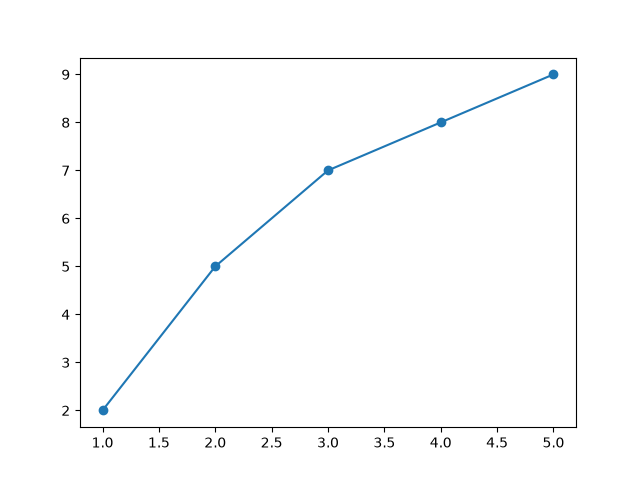

Write the Python code that produced this figure.
import matplotlib.pyplot as plt

x = [1, 2, 3, 4, 5]
y = [2, 5, 7, 8, 9]

# Mark each point with a circle (along with line)
plt.plot(x, y, marker="o")
# For without line, we can use "o" as the third parameter in the plot() function.

plt.savefig("01_marker.png")
